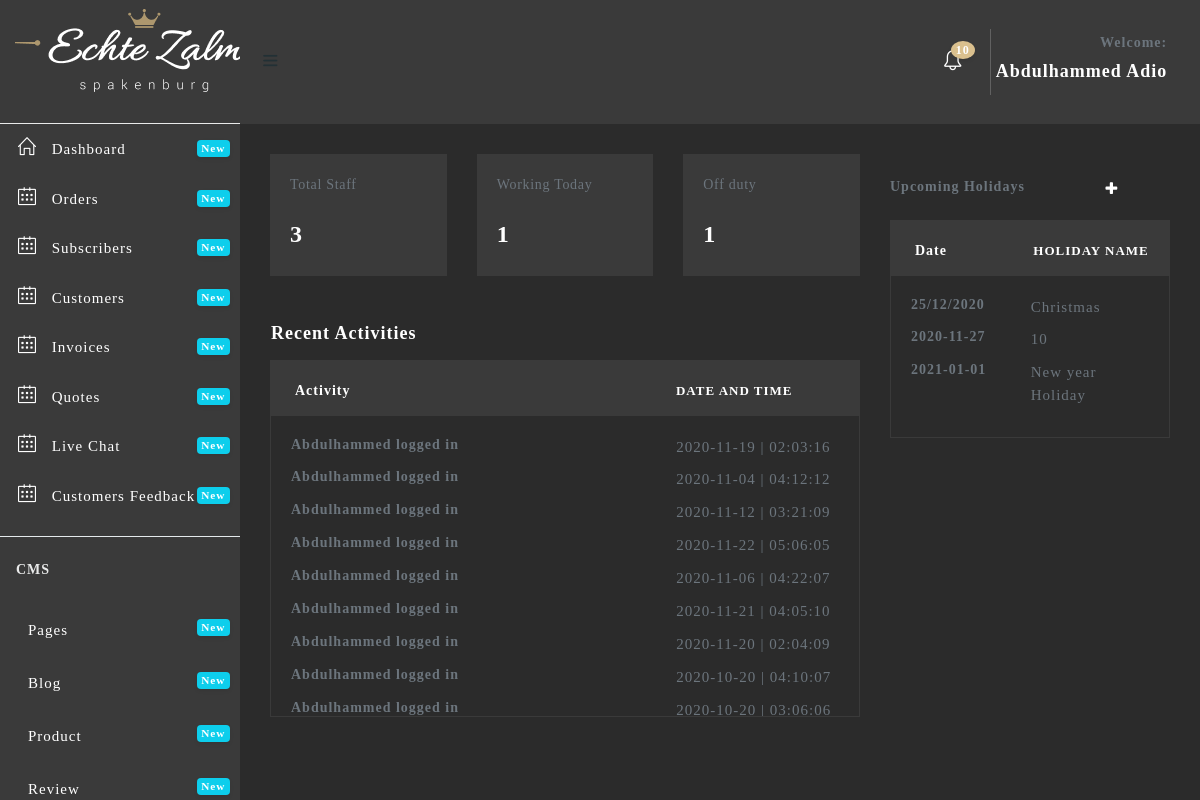
/admin/manage-staff.php (signed in), run on an earlier commit of the app's database.
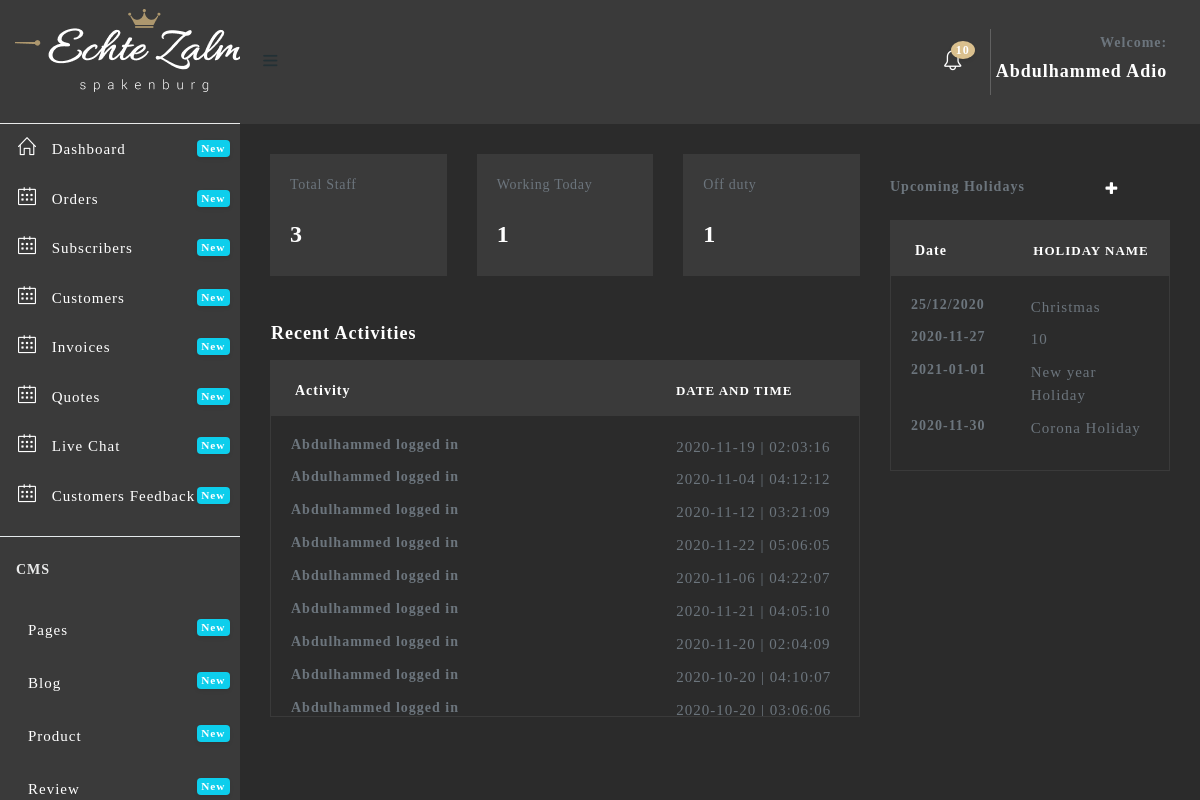
And on a later commit of the database.
### tables this page shows
CREATE TABLE `user_role_management` (
  `id` int(11) NOT NULL,
  `user_id` int(11) DEFAULT NULL,
  `menu_id` int(11) DEFAULT NULL,
  `status` tinyint(1) DEFAULT NULL
);

CREATE TABLE `menu` (
  `id` int(11) NOT NULL,
  `menu_name` varchar(255) DEFAULT NULL,
  `link` varchar(255) DEFAULT NULL,
  `icon_name` varchar(255) DEFAULT NULL,
  `level` int(2) NOT NULL
);

CREATE TABLE `tbl_activity` (
  `id` int(11) NOT NULL,
  `user_id` int(25) NOT NULL,
  `activity` varchar(255) NOT NULL,
  `time` time NOT NULL,
  `date` varchar(255) NOT NULL
);

CREATE TABLE `users` (
  `id` int(11) NOT NULL,
  `fname` varchar(255) DEFAULT NULL,
  `lname` varchar(255) DEFAULT NULL,
  `username` varchar(255) DEFAULT NULL,
  `email` varchar(255) DEFAULT NULL,
  `password` varchar(255) DEFAULT NULL,
  `country` varchar(255) DEFAULT NULL,
  `sex` varchar(255) DEFAULT NULL,
  `dob` varchar(255) DEFAULT NULL,
  `joined` varchar(255) DEFAULT NULL,
  `role` varchar(255) DEFAULT NULL,
  `status` tinyint(1) DEFAULT NULL
);

CREATE TABLE `tbl_holiday` (
  `id` int(11) NOT NULL,
  `holiday_name` varchar(255) NOT NULL,
  `date` varchar(55) NOT NULL,
  `created_on` varchar(55) NOT NULL,
  `created_by` int(55) DEFAULT NULL
);

### admin/manage-staff.php (the view, shortened to what the changed rows need)
<?php include 'header.php';?>
<?php
include '../includes/connection.php';
?>
  <div class="content-wrapper" style="background: #2B2B2B;">
    <div class="container-fluid">
    	<br><br><br>
    	<div class="row mt-3">
    		<div class="col-12 col-lg-8 col-xl-8">
<div class="accordion" id="accordionExample" style="border: 1px solid #3A3A3A">
      <h2 class="mb-0 pl-4" style="background: #3A3A3A;">
        <div class="row">
          <div class="col-sm-8">
            <a class="h6 text-white" type="button" data-toggle="collapse" data-target="#collapseOne" aria-expanded="true" aria-controls="collapseOne">
          </div>
          <div class="col-sm-4 pl-0">
            <label class="h6 text-white" style="font-size: 13px">Date and Time </label>
          </div>
        </div>
      </h2>
    <div id="collapseOne" class="collapse show" aria-labelledby="headingOne" data-parent="#accordionExample">
      <div class="card-body" style="overflow:scroll;max-height:300px">
      <?php
        $id = $_SESSION['id'];
        $act = $connect2db->query("SELECT * FROM tbl_activity");
        while($userAct = $act->fetch()){
      ?>
        <div class="row">
          <div class="col-sm-8">
            <h6 class="text-muted">
              <?php $s = $connect2db->query("SELECT * FROM users WHERE id='$id'");
                $t = $s->fetch();
                echo $t->fname;
              ?>
              <?php echo $userAct->activity;?></h6>
          </div>
          <div class="col-sm-4">
            <p class="text-muted"><?php echo $userAct->date . ' | ' . $userAct->time;?></p>
          </div>
        </div>
      <?php }?>
      </div>
    </div>
</div>
          </div>
        <div class="col-12 col-lg-4 col-xl-4">
<div class="accordion" id="accordionExample" style="border: 1px solid #3A3A3A">
      <h2 class="mb-0 pl-4" style="background: #3A3A3A;">
        <div class="row">
          <div class="col-sm-5">
            <a class="h6 text-white" type="button" data-toggle="collapse" data-target="#collapseOne" aria-expanded="true" aria-controls="collapseOne">
          </div>
          <div class="col-sm-7">
            <label class="h6 text-white" style="font-size: 13px"> Holiday Name </label>
          </div>
        </div>
      </h2>
    <div id="collapseOne" class="collapse show" aria-labelledby="headingOne" data-parent="#accordionExample">
      <div class="card-body" style="overflow:scroll;max-height:440px">
      <?php
        $holidayRst = $connect2db->prepare("SELECT * FROM tbl_holiday ");
        $holidayRst->execute();
        while($ho = $holidayRst->fetch()){
      ?>
        <div class="row">
          <div class="col-sm-5">
            <h6 class="text-muted"> <?php echo$ho->date;?></h6>
          </div>
          <div class="col-sm-7">
            <p class="text-muted pl-2"><?php echo$ho->holiday_name;?></p>
          </div>
        </div>
      <?php }?>
      </div>
    </div>
</div>
        </div>
   </div>
  </div>
</div>

### admin/header.php (shortened to what the changed rows need)
<!DOCTYPE html>
<html lang="en">
<head>
  <link href="assets/plugins/fullcalendar/css/fullcalendar.min.css" rel='stylesheet'/>
  <link href="assets/plugins/bootstrap-datatable/css/dataTables.bootstrap4.min.css" rel="stylesheet" type="text/css">
  <link href="assets/plugins/bootstrap-datatable/css/buttons.bootstrap4.min.css" rel="stylesheet" type="text/css">
  <link href="assets/plugins/vectormap/jquery-jvectormap-2.0.2.css" rel="stylesheet" />
  <link href="assets/plugins/simplebar/css/simplebar.css" rel="stylesheet"/>
  <link href="assets/css/bootstrap.min.css" rel="stylesheet"/>
  <link href="assets/css/animate.css" rel="stylesheet" type="text/css"/>
  <link href="assets/css/icons.css" rel="stylesheet" type="text/css"/>
  <link href="assets/css/sidebar-menu.css" rel="stylesheet"/>
  <link href="assets/css/app-style.css" rel="stylesheet"/>
  <link href="assets/css/poppins.css" rel="stylesheet"/>
   <link href="assets/plugins/select2/css/select2.min.css" rel="stylesheet" />
  <link href="assets/plugins/switchery/css/switchery.min.css" rel="stylesheet" />
  <link href="assets/plugins/bootstrap-switch/bootstrap-switch.min.css" rel="stylesheet">
  <link rel="stylesheet" href="assets/plugins/summernote/dist/summernote-bs4.css"/>
  <link href="assets/plugins/dropzone/css/dropzone.css" rel="stylesheet" type="text/css">
  <link href="assets/plugins/simplebar/css/simplebar.css" rel="stylesheet"/>
</head>
<body style="background: #2B2B2B;">
 <div id="wrapper">
   <div id="sidebar-wrapper" data-simplebar="" data-simplebar-auto-hide="true" style="background: #3A3A3A; color: white;">
   <ul class="sidebar-menu do-nicescrol">
    <?php
      if (!is_file('no_delete.php')) {
        echo "A file is Missing";
      }else{
        include'../includes/connection.php';
        $id = $_SESSION['id'];
        $getMenu = $connect2db->prepare("SELECT menu.menu_name,menu.link,menu.icon_name,menu.id,user_role_management.menu_id,user_role_management.user_id, menu.level FROM menu JOIN user_role_management ON menu.id =user_role_management.menu_id WHERE menu.level = 1 AND user_role_management.user_id = $id ");
        $getMenu->execute();
        while ($menu = $getMenu->fetch()) {?>
          <li>
        <a href="<?php echo $menu->link?>" class="waves-effect" style="color:#fff">
          <i class="<?php echo($menu->icon_name)?>"></i> <span><?php echo $menu->menu_name?></span>
          <small class="badge float-right badge-info">New</small>
        </a>
      </li>
        <?php }
      }
    ?>
    <?php
      if (!is_file('no_delete.php')) {
        echo "A file is Missing";
      }else{
        include'../includes/connection.php';
        $id = $_SESSION['id'];
        $getMenu = $connect2db->prepare("SELECT menu.menu_name,menu.link,menu.icon_name,menu.id,user_role_management.menu_id,user_role_management.user_id, menu.level FROM menu JOIN user_role_management ON menu.id =user_role_management.menu_id WHERE menu.level = 2 AND user_role_management.user_id = $id ");
        $getMenu->execute();
        while ($menu = $getMenu->fetch()) {?>
          <li>
        <a href="<?php echo $menu->link?>" class="waves-effect" style="color:#fff">
          <i class="<?php echo($menu->icon_name)?>"></i> <span><?php echo $menu->menu_name?></span>
          <small class="badge float-right badge-info">New</small>
        </a>
      </li>
        <?php }
      }
    ?>
      <br><br>
    </ul>
   </div>

What changed in the data, as far as the page shows it:
added tbl_holiday: date "2020-11-30", holiday_name "Corona Holiday"
